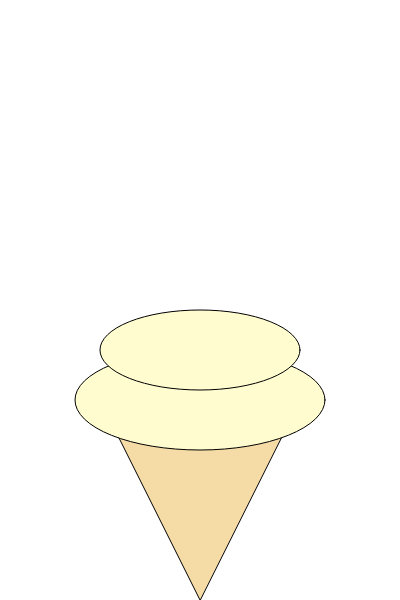
Frame 1 (no input)
Frame 60 (no input): identical to frame 1, image omitted
Frame 120 (the mouse pressed at the canvas centre since frame 60): identical to frame 1, image omitted

The p5.js sketch that drew this single still picture (run headless with seeded random() and noise() and a simulated clock; from frame 60 on, the mouse is pressed at the canvas centre):

// p5.js sketch
// ── sketch.js
function setup() {
  createCanvas(400, 600);
}

function draw() {
  background(255);
  
  fill(245, 219, 166);
  triangle(200, 600, 100, 400, 300, 400); 
  
  fill(255, 253, 208);
  ellipse(200, 400, 250, 100); 
  
  fill(255, 253, 208);
  ellipse(200, 350, 200, 80); 
  
}
